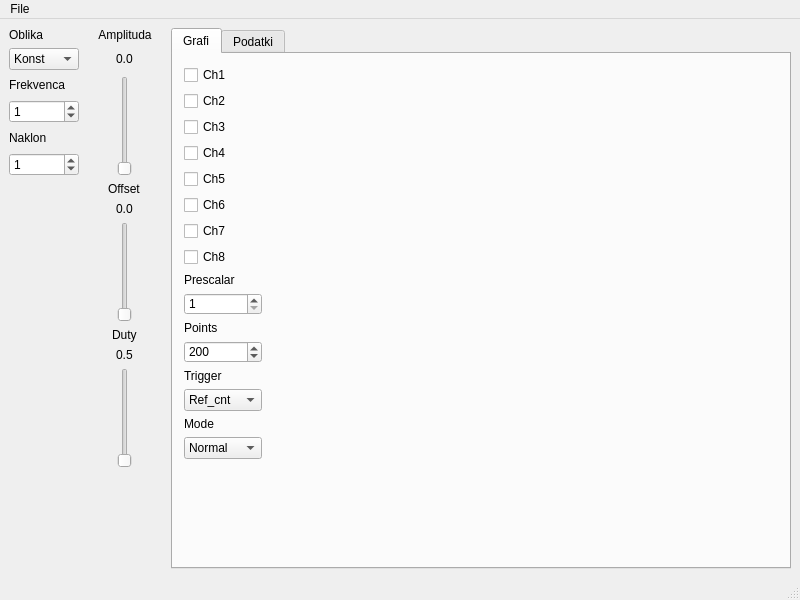
<?xml version="1.0" encoding="UTF-8"?>
<ui version="4.0">
 <class>MainWindow</class>
 <widget class="QMainWindow" name="MainWindow">
  <property name="geometry">
   <rect>
    <x>0</x>
    <y>0</y>
    <width>800</width>
    <height>600</height>
   </rect>
  </property>
  <property name="minimumSize">
   <size>
    <width>800</width>
    <height>600</height>
   </size>
  </property>
  <property name="windowTitle">
   <string>DLOG_viewer</string>
  </property>
  <property name="locale">
   <locale language="English" country="UnitedStates"/>
  </property>
  <widget class="QWidget" name="centralwidget">
   <property name="minimumSize">
    <size>
     <width>800</width>
     <height>556</height>
    </size>
   </property>
   <layout class="QGridLayout" name="gridLayout">
    <item row="7" column="1" alignment="Qt::AlignHCenter">
     <widget class="QLabel" name="lbl_offset">
      <property name="text">
       <string>0.0</string>
      </property>
     </widget>
    </item>
    <item row="0" column="2" rowspan="14">
     <widget class="QTabWidget" name="tabWidget">
      <property name="currentIndex">
       <number>0</number>
      </property>
      <widget class="QWidget" name="tab_mcu">
       <attribute name="title">
        <string>Grafi</string>
       </attribute>
       <layout class="QGridLayout" name="gridLayout_2">
        <property name="leftMargin">
         <number>11</number>
        </property>
        <property name="topMargin">
         <number>11</number>
        </property>
        <property name="rightMargin">
         <number>11</number>
        </property>
        <property name="bottomMargin">
         <number>11</number>
        </property>
        <item row="0" column="2" rowspan="20">
         <widget class="PlotWidget" name="PlotWidget" native="true"/>
        </item>
        <item row="0" column="0">
         <widget class="QCheckBox" name="ch1_chkbox">
          <property name="text">
           <string>Ch1</string>
          </property>
         </widget>
        </item>
        <item row="1" column="0">
         <widget class="QCheckBox" name="ch2_chkbox">
          <property name="text">
           <string>Ch2</string>
          </property>
         </widget>
        </item>
        <item row="2" column="0">
         <widget class="QCheckBox" name="ch3_chkbox">
          <property name="text">
           <string>Ch3</string>
          </property>
         </widget>
        </item>
        <item row="3" column="0">
         <widget class="QCheckBox" name="ch4_chkbox">
          <property name="text">
           <string>Ch4</string>
          </property>
         </widget>
        </item>
        <item row="4" column="0">
         <widget class="QCheckBox" name="ch5_chkbox">
          <property name="text">
           <string>Ch5</string>
          </property>
         </widget>
        </item>
        <item row="5" column="0">
         <widget class="QCheckBox" name="ch6_chkbox">
          <property name="text">
           <string>Ch6</string>
          </property>
         </widget>
        </item>
        <item row="6" column="0">
         <widget class="QCheckBox" name="ch7_chkbox">
          <property name="text">
           <string>Ch7</string>
          </property>
         </widget>
        </item>
        <item row="7" column="0">
         <widget class="QCheckBox" name="ch8_chkbox">
          <property name="text">
           <string>Ch8</string>
          </property>
         </widget>
        </item>
        <item row="8" column="0">
         <widget class="QLabel" name="prescalar_label">
          <property name="sizePolicy">
           <sizepolicy hsizetype="Preferred" vsizetype="Fixed">
            <horstretch>0</horstretch>
            <verstretch>0</verstretch>
           </sizepolicy>
          </property>
          <property name="text">
           <string>Prescalar</string>
          </property>
         </widget>
        </item>
        <item row="9" column="0">
         <widget class="SpinBox" name="prescalar_spin">
          <property name="maximumSize">
           <size>
            <width>78</width>
            <height>22</height>
           </size>
          </property>
          <property name="minimum">
           <number>1</number>
          </property>
          <property name="maximum">
           <number>200</number>
          </property>
          <property name="value">
           <number>1</number>
          </property>
         </widget>
        </item>
        <item row="10" column="0">
         <widget class="QLabel" name="points_label">
          <property name="sizePolicy">
           <sizepolicy hsizetype="Preferred" vsizetype="Fixed">
            <horstretch>0</horstretch>
            <verstretch>0</verstretch>
           </sizepolicy>
          </property>
          <property name="text">
           <string>Points</string>
          </property>
         </widget>
        </item>
        <item row="11" column="0">
         <widget class="SpinBox" name="points_spin">
          <property name="maximumSize">
           <size>
            <width>78</width>
            <height>22</height>
           </size>
          </property>
          <property name="minimum">
           <number>100</number>
          </property>
          <property name="maximum">
           <number>1000</number>
          </property>
          <property name="singleStep">
           <number>10</number>
          </property>
          <property name="value">
           <number>200</number>
          </property>
         </widget>
        </item>
        <item row="12" column="0">
         <widget class="QLabel" name="mode_label">
          <property name="sizePolicy">
           <sizepolicy hsizetype="Preferred" vsizetype="Fixed">
            <horstretch>0</horstretch>
            <verstretch>0</verstretch>
           </sizepolicy>
          </property>
          <property name="text">
           <string>Trigger</string>
          </property>
         </widget>
        </item>
        <item row="13" column="0">
         <widget class="QComboBox" name="trigger">
          <property name="currentIndex">
           <number>0</number>
          </property>
          <item>
           <property name="text">
            <string>Ref_cnt</string>
           </property>
          </item>
          <item>
           <property name="text">
            <string>Kot</string>
           </property>
          </item>
         </widget>
        </item>
        <item row="14" column="0">
         <widget class="QLabel" name="label_3">
          <property name="sizePolicy">
           <sizepolicy hsizetype="Preferred" vsizetype="Fixed">
            <horstretch>0</horstretch>
            <verstretch>0</verstretch>
           </sizepolicy>
          </property>
          <property name="text">
           <string>Mode</string>
          </property>
         </widget>
        </item>
        <item row="15" column="0">
         <widget class="QComboBox" name="trigger_mode">
          <item>
           <property name="text">
            <string>Normal</string>
           </property>
          </item>
          <item>
           <property name="text">
            <string>Single</string>
           </property>
          </item>
          <item>
           <property name="text">
            <string>Stop</string>
           </property>
          </item>
         </widget>
        </item>
        <item row="16" column="0" rowspan="4">
         <spacer name="verticalSpacer">
          <property name="orientation">
           <enum>Qt::Vertical</enum>
          </property>
          <property name="sizeHint" stdset="0">
           <size>
            <width>20</width>
            <height>191</height>
           </size>
          </property>
         </spacer>
        </item>
       </layout>
      </widget>
      <widget class="QWidget" name="tab_pc">
       <attribute name="title">
        <string>Podatki</string>
       </attribute>
       <layout class="QGridLayout" name="gridLayout_4"/>
      </widget>
     </widget>
    </item>
    <item row="0" column="0">
     <widget class="QLabel" name="label">
      <property name="text">
       <string>Oblika</string>
      </property>
     </widget>
    </item>
    <item row="10" column="1" alignment="Qt::AlignHCenter">
     <widget class="QLabel" name="lbl_duty">
      <property name="text">
       <string>0.5</string>
      </property>
     </widget>
    </item>
    <item row="11" column="1" alignment="Qt::AlignHCenter">
     <widget class="QSlider" name="sld_duty">
      <property name="minimumSize">
       <size>
        <width>0</width>
        <height>100</height>
       </size>
      </property>
      <property name="maximumSize">
       <size>
        <width>16777215</width>
        <height>100</height>
       </size>
      </property>
      <property name="maximum">
       <number>100</number>
      </property>
      <property name="orientation">
       <enum>Qt::Vertical</enum>
      </property>
     </widget>
    </item>
    <item row="9" column="1" alignment="Qt::AlignHCenter">
     <widget class="QLabel" name="label_9">
      <property name="text">
       <string>Duty</string>
      </property>
     </widget>
    </item>
    <item row="0" column="1" alignment="Qt::AlignHCenter">
     <widget class="QLabel" name="label_6">
      <property name="minimumSize">
       <size>
        <width>80</width>
        <height>0</height>
       </size>
      </property>
      <property name="text">
       <string>Amplituda</string>
      </property>
      <property name="alignment">
       <set>Qt::AlignCenter</set>
      </property>
     </widget>
    </item>
    <item row="1" column="0">
     <widget class="QComboBox" name="oblika_sel">
      <property name="minimumSize">
       <size>
        <width>70</width>
        <height>0</height>
       </size>
      </property>
      <property name="maximumSize">
       <size>
        <width>70</width>
        <height>16777215</height>
       </size>
      </property>
      <item>
       <property name="text">
        <string>Konst</string>
       </property>
      </item>
      <item>
       <property name="text">
        <string>Step</string>
       </property>
      </item>
      <item>
       <property name="text">
        <string>Slew</string>
       </property>
      </item>
      <item>
       <property name="text">
        <string>Sine</string>
       </property>
      </item>
     </widget>
    </item>
    <item row="1" column="1" alignment="Qt::AlignHCenter">
     <widget class="QLabel" name="lbl_amp">
      <property name="text">
       <string>0.0</string>
      </property>
     </widget>
    </item>
    <item row="3" column="0">
     <widget class="SpinBox" name="frekvenca_spin">
      <property name="minimumSize">
       <size>
        <width>70</width>
        <height>0</height>
       </size>
      </property>
      <property name="maximumSize">
       <size>
        <width>70</width>
        <height>16777215</height>
       </size>
      </property>
      <property name="value">
       <number>1</number>
      </property>
     </widget>
    </item>
    <item row="12" column="1">
     <spacer name="verticalSpacer_3">
      <property name="orientation">
       <enum>Qt::Vertical</enum>
      </property>
      <property name="sizeHint" stdset="0">
       <size>
        <width>20</width>
        <height>40</height>
       </size>
      </property>
     </spacer>
    </item>
    <item row="8" column="1" alignment="Qt::AlignHCenter">
     <widget class="QSlider" name="sld_offset">
      <property name="minimumSize">
       <size>
        <width>0</width>
        <height>100</height>
       </size>
      </property>
      <property name="maximumSize">
       <size>
        <width>16777215</width>
        <height>100</height>
       </size>
      </property>
      <property name="maximum">
       <number>100</number>
      </property>
      <property name="orientation">
       <enum>Qt::Vertical</enum>
      </property>
     </widget>
    </item>
    <item row="2" column="0">
     <widget class="QLabel" name="label_7">
      <property name="text">
       <string>Frekvenca</string>
      </property>
     </widget>
    </item>
    <item row="6" column="1" alignment="Qt::AlignHCenter">
     <widget class="QLabel" name="label_2">
      <property name="text">
       <string>Offset</string>
      </property>
     </widget>
    </item>
    <item row="2" column="1" rowspan="4" alignment="Qt::AlignHCenter">
     <widget class="QSlider" name="sld_amp">
      <property name="minimumSize">
       <size>
        <width>0</width>
        <height>100</height>
       </size>
      </property>
      <property name="maximum">
       <number>100</number>
      </property>
      <property name="orientation">
       <enum>Qt::Vertical</enum>
      </property>
     </widget>
    </item>
    <item row="4" column="0">
     <widget class="QLabel" name="label_5">
      <property name="text">
       <string>Naklon</string>
      </property>
     </widget>
    </item>
    <item row="5" column="0">
     <widget class="SpinBox" name="naklon_spin">
      <property name="minimumSize">
       <size>
        <width>70</width>
        <height>0</height>
       </size>
      </property>
      <property name="maximumSize">
       <size>
        <width>70</width>
        <height>16777215</height>
       </size>
      </property>
      <property name="value">
       <number>1</number>
      </property>
     </widget>
    </item>
   </layout>
  </widget>
  <widget class="QMenuBar" name="menubar">
   <property name="geometry">
    <rect>
     <x>0</x>
     <y>0</y>
     <width>800</width>
     <height>22</height>
    </rect>
   </property>
   <widget class="QMenu" name="menuFile">
    <property name="title">
     <string>File</string>
    </property>
    <addaction name="actionConnect_Disconnect"/>
    <addaction name="actionCom_statistics"/>
    <addaction name="separator"/>
    <addaction name="actionQuit"/>
   </widget>
   <addaction name="menuFile"/>
  </widget>
  <widget class="QStatusBar" name="statusbar"/>
  <action name="actionQuit">
   <property name="text">
    <string>Quit</string>
   </property>
  </action>
  <action name="actionConnect_Disconnect">
   <property name="text">
    <string>Connect/Disconnect</string>
   </property>
  </action>
  <action name="actionCom_statistics">
   <property name="text">
    <string>Com statistics</string>
   </property>
  </action>
 </widget>
 <customwidgets>
  <customwidget>
   <class>PlotWidget</class>
   <extends>QWidget</extends>
   <header>pyqtgraph</header>
   <container>1</container>
  </customwidget>
  <customwidget>
   <class>SpinBox</class>
   <extends>QSpinBox</extends>
   <header>pyqtgraph</header>
  </customwidget>
 </customwidgets>
 <resources/>
 <connections/>
</ui>
